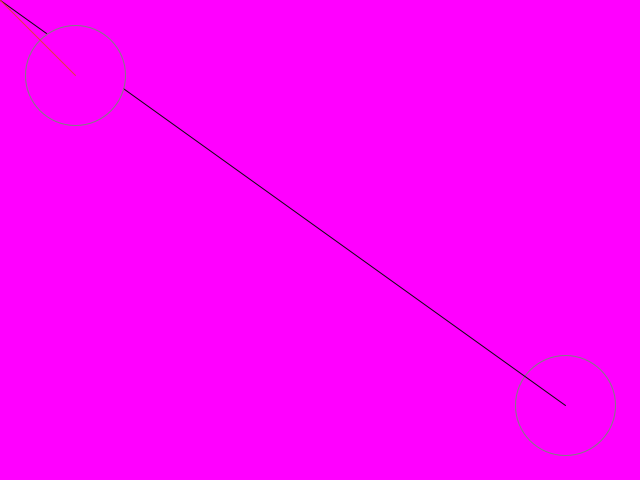
Frame 1 (no input)
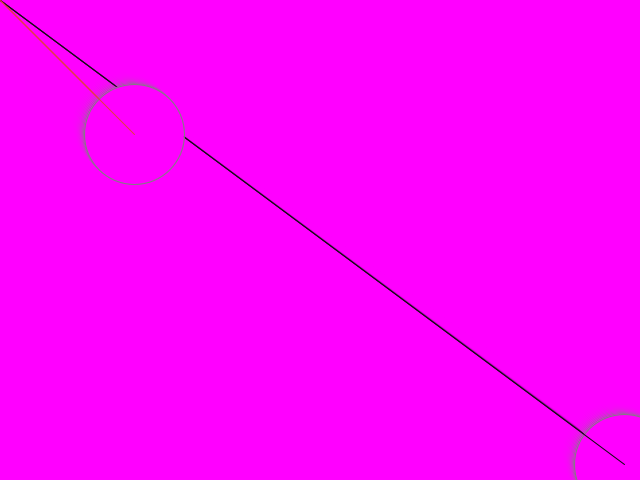
Frame 60 (the mouse pressed at the canvas centre just before this capture)
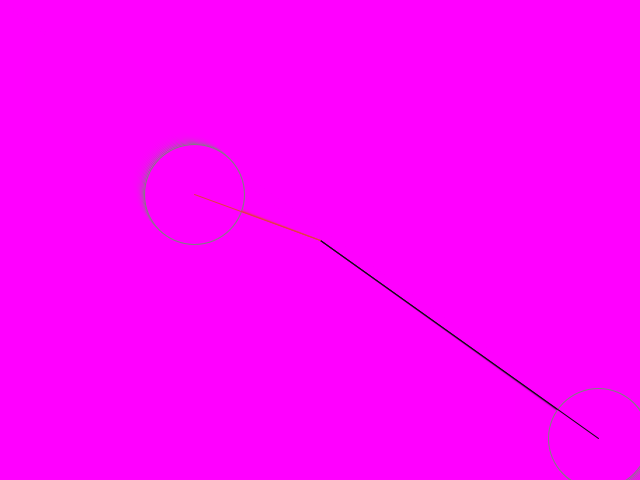
Frame 120 (the mouse held since frame 60 and released just before this capture)

The Processing sketch that drew these frames (run headless with seeded random() and noise(); from frame 60 on, the mouse is pressed at the canvas centre):

// Processing sketch: processing_90306
// ── processing_90306.pde

int incX;
int incposX;
int incY;
int incposY;
int X;
int Y;
int posX;
int posY;

//-----------
void setup(){
  size(640, 480);
  background(255, 0, 255);
  posX = 0+75;
  posY = 0+75;
  X = 640-75;
  Y = 480-75;
  noCursor();
  incX = 1;
  incposX = 1;
  incY = 1;
  incposY = 1;
  
}


//-------------
void draw(){
  noStroke();
  fill(255, 0, 255, 75);
  rect(0, 0, width, height);
  ellipseMode(CORNER);
  fill(255, 0, 255);
  stroke(127);
  ellipse((X-50), (Y)-50, 100, 100);
  stroke(12);
  line(X, Y, mouseX, mouseY);
  stroke(127);
  ellipse((posX-50), (posY)-50,  100, 100);
  stroke(227, 62, 62);
  line(posX, posY, mouseX, mouseY);
  //posY++;
  //Y++;
  //posX++;
  //X++;
  X = X + incX;
  posX = posX + incposX;
  posY = posY + incposY;
  Y = Y + incY;
  //posX = posX % width;
  //X = X % width;
  println(posX);
  if(posX < 0){
    incposX = incposX * -1;
    
    
  }
  if(posX > width){
    incposX = incposX * -1;
    
    }
  if(X < 0){
    incX = incX * -1;
    
    
    
    }
  if(X > width){
    incX = incX * -1;
    
    
    }
  //if(posY > width){
    if(posY < 0){
    incposY = incposY * -1;
    
    
  }
  if(posY > height){
    incposY = incposY * -1;
    
    }
  if(Y < 0){
    incY = incY * -1;
    
    
    
    }
  if(Y > height){
    incY = incY * -1;
    
    
    }  
    
    
    //}
}
